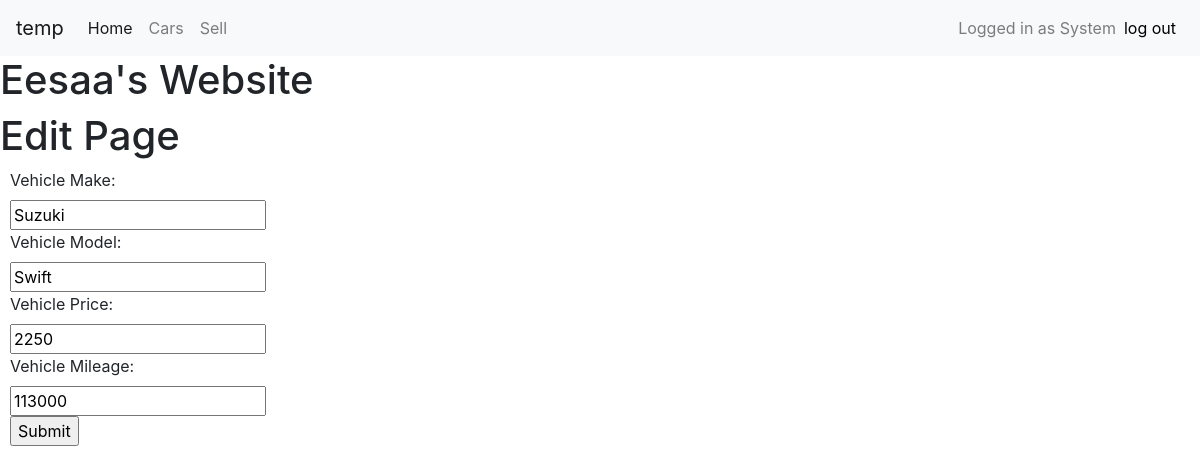
The page /edit/4 (signed in) on the database its author committed.
### app.py (models this page shows, shortened)
class User(flask_login.UserMixin, db.Model):
    id = db.Column(db.Integer, primary_key = True)
    username = db.Column(db.String(30), unique = True)
    hashed_password = db.Column(db.String(30), nullable = False)
    listings = db.relationship('CarListing', backref='owner')

class CarListing(db.Model):
    id = db.Column(db.Integer, primary_key = True)
    make = db.Column(db.String(30), nullable = False)
    model = db.Column(db.String(30), nullable = False)
    price = db.Column(db.Integer, nullable = False)
    mileage = db.Column(db.Integer, nullable = False)
    user_id =  db.Column(db.Integer, db.ForeignKey('user.id'))

### app.py (the view, shortened to what this page needs)
@app.route('/edit/<int:car_id>', methods=['POST','GET'])
@flask_login.login_required
def edit_car(car_id):
    old_car_entry = CarListing.query.get(car_id)
    if flask_login.current_user.id == old_car_entry.owner.id:
        print("CORRECT USER EDITING")
    else:
        flash("UNAUTHORISED YOU CANNOT EDIT THIS LISTING")
        return redirect(url_for('show_cars'))
    return render_template('edit.html', id = car_id, car=old_car_entry)

### app.py (called while the page is built)
@login_manager.user_loader
def load_user(user_id):
    return User.query.get(user_id)

### templates/edit.html (shortened to what this page needs)
{% extends "base.html" %}
{% block content%}
<h1>Edit Page</h1>
<form method="POST" style="margin-left:10px;">
        <label for="Make">Vehicle Make:</label><br>
        <input type="text" id="Make" name="Make" value="{{car.make}}"></br>
        <label for="Model">Vehicle Model:</label><br>
        <input type="text" id="Model" name="Model" value="{{car.model}}"></br>
        <label for="Price">Vehicle Price:</label><br>
        <input type="text" name=Price id="Price" value="{{car.price}}"></br>
        <label for="Mileage">Vehicle Mileage:</label><br>
        <input type="text" name="Mileage" id="Mileage" value="{{car.mileage}}"></br>
        <input type="submit" value="Submit">
    </form>
{% endblock %}

### templates/base.html (shortened to what this page needs)
<!DOCTYPE html>
<html lang="en">
<head>
    <link rel="stylesheet" href="https://cdn.jsdelivr.net/npm/bootstrap@4.0.0/dist/css/bootstrap.min.css">
</head>
<body>
    <nav class="navbar navbar-expand-lg navbar-light bg-light">
  <a class="navbar-brand" href="/">temp</a>
  <div class="collapse navbar-collapse" id="navbarNav">
    <ul class="navbar-nav">
      <li class="nav-item active">
        <a class="nav-link" href="/">Home <span class="sr-only">(current)</span></a>
      </li>
      <li class="nav-item">
        <a class="nav-link" href="/cars">Cars</a>
      </li>
      <li class="nav-item">
        <a class="nav-link" href="/add">Sell</a>
      </li>
    </ul>
    <ul class="navbar-nav ml-auto">
    {% if current_user.is_authenticated %}
     <span class="navbar-text">
      Logged in as {{current_user.username.capitalize()}}
      </span>
      <li class="nav-item">
      <a class="nav-link" href="/logout" style="color: black;">log out</a>
    </li >
    {% endif %}
    </ul>
  </div>
</nav>
    <h1>Eesaa's Website</h1>
        {% block content %}
        {% endblock %}
</body>
</html>

### rows shown on the page
User: username "System"
CarListing: Make "Suzuki", Model "Swift", Price "2250", Mileage "113000"
